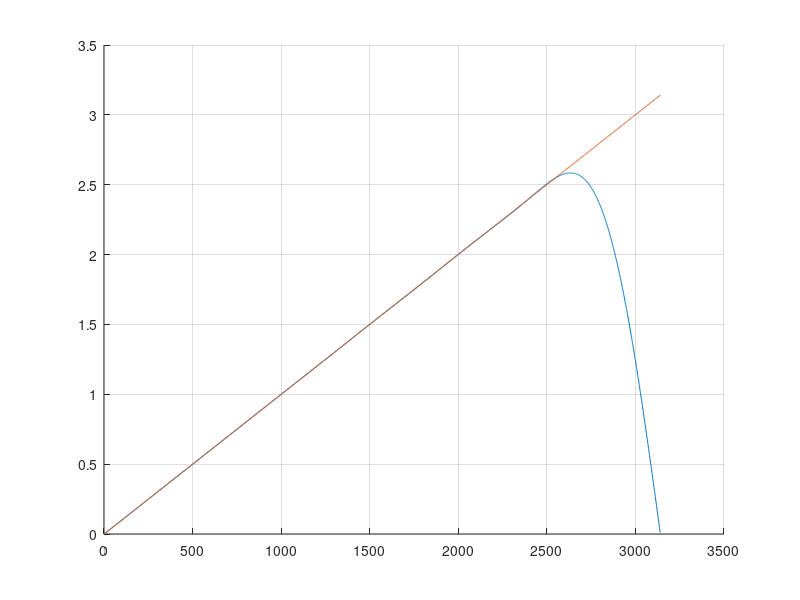
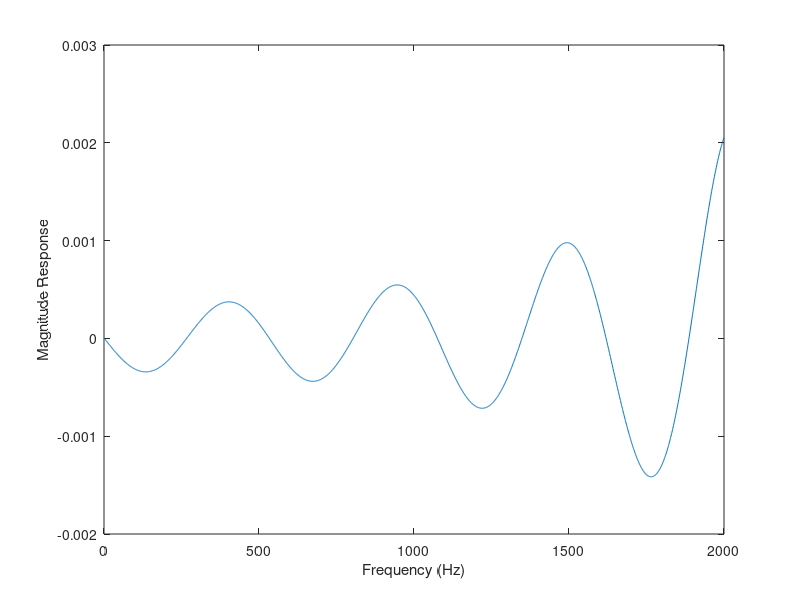

Reproduce these figures in MATLAB, in order.
clc
clear all
close all

Ord=21;

n=(Ord-1)/2;
grid on
hold on
for i=-n:n
    h(n+i+1)=cos(i*pi)/i;
end
h(i+1)=0;


y1=abs(fft(h,6280));
% figure(1)
% plot(y(1:3140)); 




for i=0:3140
    u(i+1)=(pi/3140)*i;
end
%     
% 
% for i=1:3140
%     e(i)=y(i)-u(i);
% end
% figure(1)
%  grid on
%  plot(e(1:2500));xlabel('Frequency (Hz)');ylabel('Magnitude Response');
% hold on


alp=5.691562;
for i=-n:n
r(i+n+1)=besseli(0,alp*sqrt(1-(2*i/(Ord-1))^2))/besseli(0,alp);
end
T=h.*r;

y=abs(fft(T,6280));
hold on
grid on
 figure(1)
 plot(y(1:3140))
 plot(u)
for i=1:3140
    E(i)=y(i)-u(i);
end
hold on
grid on
figure(2)
plot(E(1:2000));xlabel('Frequency (Hz)');ylabel('Magnitude Response');
